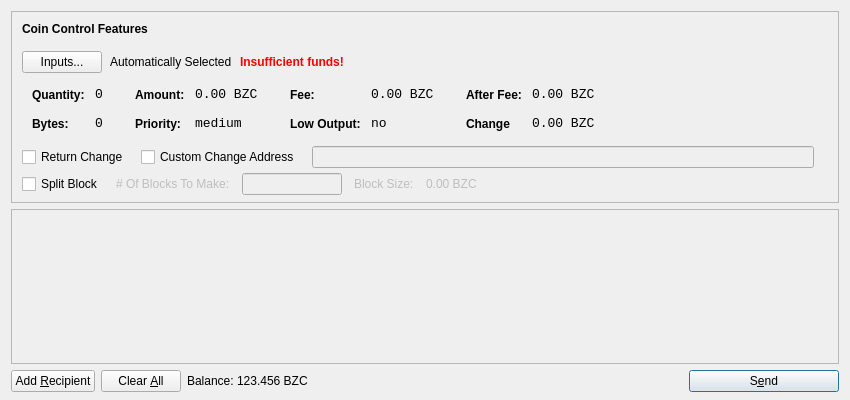
<?xml version="1.0" encoding="UTF-8"?>
<ui version="4.0">
 <class>SendCoinsDialog</class>
 <widget class="QDialog" name="SendCoinsDialog">
  <property name="geometry">
   <rect>
    <x>0</x>
    <y>0</y>
    <width>850</width>
    <height>400</height>
   </rect>
  </property>
  <property name="windowTitle">
   <string>Send Coins</string>
  </property>
  <layout class="QVBoxLayout" name="verticalLayout" stretch="0,1,0">
   <property name="bottomMargin">
    <number>8</number>
   </property>
   <item>
    <widget class="QFrame" name="frameCoinControl">
     <property name="sizePolicy">
      <sizepolicy hsizetype="Expanding" vsizetype="Expanding">
       <horstretch>0</horstretch>
       <verstretch>0</verstretch>
      </sizepolicy>
     </property>
     <property name="maximumSize">
      <size>
       <width>16777215</width>
       <height>16777215</height>
      </size>
     </property>
     <property name="frameShape">
      <enum>QFrame::StyledPanel</enum>
     </property>
     <property name="frameShadow">
      <enum>QFrame::Sunken</enum>
     </property>
     <layout class="QVBoxLayout" name="verticalLayoutCoinControl2">
      <property name="spacing">
       <number>6</number>
      </property>
      <property name="leftMargin">
       <number>0</number>
      </property>
      <property name="topMargin">
       <number>0</number>
      </property>
      <property name="rightMargin">
       <number>0</number>
      </property>
      <property name="bottomMargin">
       <number>6</number>
      </property>
      <item>
       <layout class="QVBoxLayout" name="verticalLayoutCoinControl" stretch="0,0,0,0,1">
        <property name="spacing">
         <number>0</number>
        </property>
        <property name="leftMargin">
         <number>10</number>
        </property>
        <property name="topMargin">
         <number>10</number>
        </property>
        <item>
         <layout class="QHBoxLayout" name="horizontalLayoutCoinControl1">
          <property name="bottomMargin">
           <number>15</number>
          </property>
          <item>
           <widget class="QLabel" name="labelCoinControlFeatures">
            <property name="sizePolicy">
             <sizepolicy hsizetype="Preferred" vsizetype="Maximum">
              <horstretch>0</horstretch>
              <verstretch>0</verstretch>
             </sizepolicy>
            </property>
            <property name="font">
             <font>
              <weight>75</weight>
              <bold>true</bold>
             </font>
            </property>
            <property name="styleSheet">
             <string notr="true">font-weight:bold;</string>
            </property>
            <property name="text">
             <string>Coin Control Features</string>
            </property>
           </widget>
          </item>
         </layout>
        </item>
        <item>
         <layout class="QHBoxLayout" name="horizontalLayoutCoinControl2" stretch="0,0,0,0">
          <property name="spacing">
           <number>8</number>
          </property>
          <property name="bottomMargin">
           <number>10</number>
          </property>
          <item>
           <widget class="QPushButton" name="pushButtonCoinControl">
            <property name="styleSheet">
             <string notr="true"/>
            </property>
            <property name="text">
             <string>Inputs...</string>
            </property>
           </widget>
          </item>
          <item>
           <widget class="QLabel" name="labelCoinControlAutomaticallySelected">
            <property name="text">
             <string>Automatically Selected</string>
            </property>
            <property name="margin">
             <number>5</number>
            </property>
           </widget>
          </item>
          <item>
           <widget class="QLabel" name="labelCoinControlInsuffFunds">
            <property name="font">
             <font>
              <weight>75</weight>
              <bold>true</bold>
             </font>
            </property>
            <property name="styleSheet">
             <string notr="true">color:red;font-weight:bold;</string>
            </property>
            <property name="text">
             <string>Insufficient funds!</string>
            </property>
            <property name="margin">
             <number>5</number>
            </property>
           </widget>
          </item>
          <item>
           <spacer name="horizontalSpacerCoinControl">
            <property name="orientation">
             <enum>Qt::Horizontal</enum>
            </property>
            <property name="sizeHint" stdset="0">
             <size>
              <width>40</width>
              <height>1</height>
             </size>
            </property>
           </spacer>
          </item>
         </layout>
        </item>
        <item>
         <widget class="QWidget" name="widgetCoinControl" native="true">
          <property name="sizePolicy">
           <sizepolicy hsizetype="Preferred" vsizetype="Preferred">
            <horstretch>0</horstretch>
            <verstretch>0</verstretch>
           </sizepolicy>
          </property>
          <property name="minimumSize">
           <size>
            <width>0</width>
            <height>0</height>
           </size>
          </property>
          <property name="styleSheet">
           <string notr="true"/>
          </property>
          <layout class="QHBoxLayout" name="horizontalLayoutCoinControl5">
           <property name="margin">
            <number>0</number>
           </property>
           <item>
            <layout class="QHBoxLayout" name="horizontalLayoutCoinControl3" stretch="0,0,0,1">
             <property name="spacing">
              <number>20</number>
             </property>
             <property name="topMargin">
              <number>0</number>
             </property>
             <property name="bottomMargin">
              <number>10</number>
             </property>
             <item>
              <layout class="QFormLayout" name="formLayoutCoinControl1">
               <property name="horizontalSpacing">
                <number>10</number>
               </property>
               <property name="verticalSpacing">
                <number>14</number>
               </property>
               <property name="leftMargin">
                <number>10</number>
               </property>
               <property name="topMargin">
                <number>4</number>
               </property>
               <property name="rightMargin">
                <number>6</number>
               </property>
               <item row="0" column="0">
                <widget class="QLabel" name="labelCoinControlQuantityText">
                 <property name="styleSheet">
                  <string notr="true">font-weight:bold;</string>
                 </property>
                 <property name="text">
                  <string>Quantity:</string>
                 </property>
                 <property name="margin">
                  <number>0</number>
                 </property>
                </widget>
               </item>
               <item row="0" column="1">
                <widget class="QLabel" name="labelCoinControlQuantity">
                 <property name="font">
                  <font>
                   <family>Monospace</family>
                   <pointsize>10</pointsize>
                  </font>
                 </property>
                 <property name="cursor">
                  <cursorShape>IBeamCursor</cursorShape>
                 </property>
                 <property name="contextMenuPolicy">
                  <enum>Qt::ActionsContextMenu</enum>
                 </property>
                 <property name="text">
                  <string>0</string>
                 </property>
                 <property name="margin">
                  <number>0</number>
                 </property>
                 <property name="textInteractionFlags">
                  <set>Qt::LinksAccessibleByMouse|Qt::TextSelectableByKeyboard|Qt::TextSelectableByMouse</set>
                 </property>
                </widget>
               </item>
               <item row="1" column="0">
                <widget class="QLabel" name="labelCoinControlBytesText">
                 <property name="styleSheet">
                  <string notr="true">font-weight:bold;</string>
                 </property>
                 <property name="text">
                  <string>Bytes:</string>
                 </property>
                </widget>
               </item>
               <item row="1" column="1">
                <widget class="QLabel" name="labelCoinControlBytes">
                 <property name="font">
                  <font>
                   <family>Monospace</family>
                   <pointsize>10</pointsize>
                  </font>
                 </property>
                 <property name="cursor">
                  <cursorShape>IBeamCursor</cursorShape>
                 </property>
                 <property name="contextMenuPolicy">
                  <enum>Qt::ActionsContextMenu</enum>
                 </property>
                 <property name="text">
                  <string>0</string>
                 </property>
                 <property name="textInteractionFlags">
                  <set>Qt::LinksAccessibleByMouse|Qt::TextSelectableByKeyboard|Qt::TextSelectableByMouse</set>
                 </property>
                </widget>
               </item>
              </layout>
             </item>
             <item>
              <layout class="QFormLayout" name="formLayoutCoinControl2">
               <property name="horizontalSpacing">
                <number>10</number>
               </property>
               <property name="verticalSpacing">
                <number>14</number>
               </property>
               <property name="leftMargin">
                <number>6</number>
               </property>
               <property name="topMargin">
                <number>4</number>
               </property>
               <property name="rightMargin">
                <number>6</number>
               </property>
               <item row="0" column="0">
                <widget class="QLabel" name="labelCoinControlAmountText">
                 <property name="styleSheet">
                  <string notr="true">font-weight:bold;</string>
                 </property>
                 <property name="text">
                  <string>Amount:</string>
                 </property>
                 <property name="margin">
                  <number>0</number>
                 </property>
                </widget>
               </item>
               <item row="0" column="1">
                <widget class="QLabel" name="labelCoinControlAmount">
                 <property name="font">
                  <font>
                   <family>Monospace</family>
                   <pointsize>10</pointsize>
                  </font>
                 </property>
                 <property name="cursor">
                  <cursorShape>IBeamCursor</cursorShape>
                 </property>
                 <property name="contextMenuPolicy">
                  <enum>Qt::ActionsContextMenu</enum>
                 </property>
                 <property name="text">
                  <string>0.00 BZC</string>
                 </property>
                 <property name="textInteractionFlags">
                  <set>Qt::LinksAccessibleByMouse|Qt::TextSelectableByKeyboard|Qt::TextSelectableByMouse</set>
                 </property>
                </widget>
               </item>
               <item row="1" column="0">
                <widget class="QLabel" name="labelCoinControlPriorityText">
                 <property name="styleSheet">
                  <string notr="true">font-weight:bold;</string>
                 </property>
                 <property name="text">
                  <string>Priority:</string>
                 </property>
                </widget>
               </item>
               <item row="1" column="1">
                <widget class="QLabel" name="labelCoinControlPriority">
                 <property name="font">
                  <font>
                   <family>Monospace</family>
                   <pointsize>10</pointsize>
                  </font>
                 </property>
                 <property name="cursor">
                  <cursorShape>IBeamCursor</cursorShape>
                 </property>
                 <property name="contextMenuPolicy">
                  <enum>Qt::ActionsContextMenu</enum>
                 </property>
                 <property name="text">
                  <string>medium</string>
                 </property>
                 <property name="textInteractionFlags">
                  <set>Qt::LinksAccessibleByMouse|Qt::TextSelectableByKeyboard|Qt::TextSelectableByMouse</set>
                 </property>
                </widget>
               </item>
              </layout>
             </item>
             <item>
              <layout class="QFormLayout" name="formLayoutCoinControl3">
               <property name="horizontalSpacing">
                <number>10</number>
               </property>
               <property name="verticalSpacing">
                <number>14</number>
               </property>
               <property name="leftMargin">
                <number>6</number>
               </property>
               <property name="topMargin">
                <number>4</number>
               </property>
               <property name="rightMargin">
                <number>6</number>
               </property>
               <item row="0" column="0">
                <widget class="QLabel" name="labelCoinControlFeeText">
                 <property name="styleSheet">
                  <string notr="true">font-weight:bold;</string>
                 </property>
                 <property name="text">
                  <string>Fee:</string>
                 </property>
                 <property name="margin">
                  <number>0</number>
                 </property>
                </widget>
               </item>
               <item row="0" column="1">
                <widget class="QLabel" name="labelCoinControlFee">
                 <property name="font">
                  <font>
                   <family>Monospace</family>
                   <pointsize>10</pointsize>
                  </font>
                 </property>
                 <property name="cursor">
                  <cursorShape>IBeamCursor</cursorShape>
                 </property>
                 <property name="contextMenuPolicy">
                  <enum>Qt::ActionsContextMenu</enum>
                 </property>
                 <property name="text">
                  <string>0.00 BZC</string>
                 </property>
                 <property name="textInteractionFlags">
                  <set>Qt::LinksAccessibleByMouse|Qt::TextSelectableByKeyboard|Qt::TextSelectableByMouse</set>
                 </property>
                </widget>
               </item>
               <item row="1" column="0">
                <widget class="QLabel" name="labelCoinControlLowOutputText">
                 <property name="styleSheet">
                  <string notr="true">font-weight:bold;</string>
                 </property>
                 <property name="text">
                  <string>Low Output:</string>
                 </property>
                </widget>
               </item>
               <item row="1" column="1">
                <widget class="QLabel" name="labelCoinControlLowOutput">
                 <property name="font">
                  <font>
                   <family>Monospace</family>
                   <pointsize>10</pointsize>
                  </font>
                 </property>
                 <property name="cursor">
                  <cursorShape>IBeamCursor</cursorShape>
                 </property>
                 <property name="contextMenuPolicy">
                  <enum>Qt::ActionsContextMenu</enum>
                 </property>
                 <property name="text">
                  <string>no</string>
                 </property>
                 <property name="textInteractionFlags">
                  <set>Qt::LinksAccessibleByMouse|Qt::TextSelectableByKeyboard|Qt::TextSelectableByMouse</set>
                 </property>
                </widget>
               </item>
              </layout>
             </item>
             <item>
              <layout class="QFormLayout" name="formLayoutCoinControl4">
               <property name="fieldGrowthPolicy"> 
                 <enum>QFormLayout::AllNonFixedFieldsGrow</enum> 
                </property>			  
               <property name="horizontalSpacing">
                <number>10</number>
               </property>
               <property name="verticalSpacing">
                <number>14</number>
               </property>
               <property name="leftMargin">
                <number>6</number>
               </property>
               <property name="topMargin">
                <number>4</number>
               </property>
               <property name="rightMargin">
                <number>6</number>
               </property>
               <item row="0" column="0">
                <widget class="QLabel" name="labelCoinControlAfterFeeText">
                 <property name="styleSheet">
                  <string notr="true">font-weight:bold;</string>
                 </property>
                 <property name="text">
                  <string>After Fee:</string>
                 </property>
                 <property name="margin">
                  <number>0</number>
                 </property>
                </widget>
               </item>
               <item row="0" column="1">
                <widget class="QLabel" name="labelCoinControlAfterFee">
                 <property name="font">
                  <font>
                   <family>Monospace</family>
                   <pointsize>10</pointsize>
                  </font>
                 </property>
                 <property name="cursor">
                  <cursorShape>IBeamCursor</cursorShape>
                 </property>
                 <property name="contextMenuPolicy">
                  <enum>Qt::ActionsContextMenu</enum>
                 </property>
                 <property name="text">
                  <string>0.00 BZC</string>
                 </property>
                 <property name="textInteractionFlags">
                  <set>Qt::LinksAccessibleByMouse|Qt::TextSelectableByKeyboard|Qt::TextSelectableByMouse</set>
                 </property>
                </widget>
               </item>
               <item row="1" column="0">
                <widget class="QLabel" name="labelCoinControlChangeText">
                 <property name="styleSheet">
                  <string notr="true">font-weight:bold;</string>
                 </property>
                 <property name="text">
                  <string>Change</string>
                 </property>
                </widget>
               </item>
               <item row="1" column="1">
                <widget class="QLabel" name="labelCoinControlChange">
                 <property name="font">
                  <font>
                   <family>Monospace</family>
                   <pointsize>10</pointsize>
                  </font>
                 </property>
                 <property name="cursor">
                  <cursorShape>IBeamCursor</cursorShape>
                 </property>
                 <property name="contextMenuPolicy">
                  <enum>Qt::ActionsContextMenu</enum>
                 </property>
                 <property name="text">
                  <string>0.00 BZC</string>
                 </property>
                 <property name="textInteractionFlags">
                  <set>Qt::LinksAccessibleByMouse|Qt::TextSelectableByKeyboard|Qt::TextSelectableByMouse</set>
                 </property>
                </widget>
               </item>
              </layout>
             </item>
            </layout>
           </item>
          </layout>
         </widget>
        </item>
        <item>
        <layout class="QHBoxLayout" name="horizontalLayoutCoinControl4" stretch="0,0,0,0">
          <property name="spacing">
           <number>12</number>
          </property>
          <property name="sizeConstraint">
           <enum>QLayout::SetDefaultConstraint</enum>
          </property>
          <property name="topMargin">
           <number>5</number>
          </property>
          <property name="rightMargin">
           <number>5</number>
          </property>
          <item>
		  <widget class="QCheckBox" name="returnChangeCheckBox">
 		  <property name="text">
 		  <string>Return Change</string>
 		  </property>
		  </widget>
 		  </item>
 		  <item>		  
           <widget class="QCheckBox" name="checkBoxCoinControlChange">
            <property name="text">
             <string>Custom Change Address</string>
            </property>
           </widget>
          </item>
          <item>
           <widget class="QLineEdit" name="lineEditCoinControlChange">
            <property name="enabled">
             <bool>false</bool>
            </property>
            <property name="sizePolicy">
             <sizepolicy hsizetype="Expanding" vsizetype="Fixed">
              <horstretch>0</horstretch>
              <verstretch>0</verstretch>
             </sizepolicy>
            </property>
           </widget>
          </item>
          <item>
           <widget class="QLabel" name="labelCoinControlChangeLabel">
            <property name="sizePolicy">
             <sizepolicy hsizetype="Preferred" vsizetype="Expanding">
              <horstretch>0</horstretch>
              <verstretch>0</verstretch>
             </sizepolicy>
            </property>
            <property name="minimumSize">
             <size>
              <width>0</width>
              <height>0</height>
             </size>
            </property>
            <property name="text">
             <string/>
            </property>
            <property name="margin">
             <number>3</number>
            </property>
           </widget>
          </item>
         </layout>
        </item>
        <item>
         <layout class="QHBoxLayout" name="horizontalLayoutCoinControl4a" stretch="0,0,0,0">
           <property name="alignment" >
          <set>Qt::AlignLeft</set>
           </property>
           <property name="spacing">
            <number>12</number>
           </property>
           <property name="sizeConstraint">
            <enum>QLayout::SetDefaultConstraint</enum>
           </property>
           <property name="topMargin">
            <number>5</number>
           </property>
           <property name="rightMargin">
            <number>5</number>
           </property>
            <item> 
            <widget class="QCheckBox" name="splitBlockCheckBox"> 
             <property name="text"> 
              <string>Split Block</string> 
             </property> 
            </widget> 
           </item> 
           <item> 
            <widget class="QLabel" name="labelBlocksToMakeText"> 
             <property name="enabled"> 
              <bool>false</bool> 
             </property> 
             <property name="text"> 
              <string># Of Blocks To Make:</string> 
             </property> 
            </widget> 
           </item>
           <item> 
            <widget class="QLineEdit" name="splitBlockLineEdit"> 
             <property name="enabled"> 
              <bool>false</bool> 
             </property> 
             <property name="sizePolicy"> 
              <sizepolicy hsizetype="Fixed" vsizetype="Fixed"> 
               <horstretch>0</horstretch> 
               <verstretch>0</verstretch> 
              </sizepolicy> 
             </property> 
             <property name="maximumSize"> 
              <size> 
               <width>100</width> 
               <height>16777215</height> 
              </size> 
             </property> 
            </widget> 
           </item> 
           <item> 
            <widget class="QLabel" name="labelBlockSizeText"> 
             <property name="enabled"> 
              <bool>false</bool> 
             </property> 
             <property name="text"> 
              <string>Block Size:</string> 
             </property> 
            </widget> 
           </item> 
           <item> 
            <widget class="QLabel" name="labelBlockSize"> 
             <property name="enabled"> 
              <bool>false</bool> 
             </property> 
             <property name="text"> 
              <string>0.00 BZC</string> 
             </property>
            </widget> 
            </item>
          </layout>
         </item>
         <item>		
         <spacer name="verticalSpacerCoinControl">
          <property name="orientation">
           <enum>Qt::Vertical</enum>
          </property>
          <property name="sizeHint" stdset="0">
           <size>
            <width>800</width>
            <height>1</height>
           </size>
          </property>
         </spacer>
        </item>
       </layout>
      </item>
     </layout>
    </widget>
   </item>
   <item>
    <widget class="QScrollArea" name="scrollArea">
     <property name="widgetResizable">
      <bool>true</bool>
     </property>
     <widget class="QWidget" name="scrollAreaWidgetContents">
      <property name="geometry">
       <rect>
        <x>0</x>
        <y>0</y>
        <width>830</width>
        <height>172</height>
       </rect>
      </property>
      <layout class="QVBoxLayout" name="verticalLayout_2">
       <property name="margin">
        <number>0</number>
       </property>
       <item>
        <layout class="QVBoxLayout" name="entries">
         <property name="spacing">
          <number>6</number>
         </property>
        </layout>
       </item>
       <item>
        <spacer name="verticalSpacer">
         <property name="orientation">
          <enum>Qt::Vertical</enum>
         </property>
         <property name="sizeHint" stdset="0">
          <size>
           <width>20</width>
           <height>40</height>
          </size>
         </property>
        </spacer>
       </item>
      </layout>
     </widget>
    </widget>
   </item>
   <item>
    <layout class="QHBoxLayout" name="horizontalLayout">
     <item>
      <widget class="QPushButton" name="addButton">
       <property name="toolTip">
        <string>Send to multiple recipients at once</string>
       </property>
       <property name="text">
        <string>Add &amp;Recipient</string>
       </property>
       <property name="icon">
        <iconset resource="../bitcoin.qrc">
         <normaloff>:/icons/add</normaloff>:/icons/add</iconset>
       </property>
       <property name="autoDefault">
        <bool>false</bool>
       </property>
      </widget>
     </item>
     <item>
      <widget class="QPushButton" name="clearButton">
       <property name="sizePolicy">
        <sizepolicy hsizetype="Minimum" vsizetype="Fixed">
         <horstretch>0</horstretch>
         <verstretch>0</verstretch>
        </sizepolicy>
       </property>
       <property name="toolTip">
        <string>Remove all transaction fields</string>
       </property>
       <property name="text">
        <string>Clear &amp;All</string>
       </property>
       <property name="icon">
        <iconset resource="../bitcoin.qrc">
         <normaloff>:/icons/remove</normaloff>:/icons/remove</iconset>
       </property>
       <property name="autoRepeatDelay">
        <number>300</number>
       </property>
       <property name="autoDefault">
        <bool>false</bool>
       </property>
      </widget>
     </item>
     <item>
      <layout class="QHBoxLayout" name="horizontalLayout_2">
       <property name="spacing">
        <number>3</number>
       </property>
       <item>
        <widget class="QLabel" name="label">
         <property name="sizePolicy">
          <sizepolicy hsizetype="Preferred" vsizetype="Fixed">
           <horstretch>0</horstretch>
           <verstretch>0</verstretch>
          </sizepolicy>
         </property>
         <property name="text">
          <string>Balance:</string>
         </property>
        </widget>
       </item>
       <item>
        <widget class="QLabel" name="labelBalance">
         <property name="sizePolicy">
          <sizepolicy hsizetype="Preferred" vsizetype="Fixed">
           <horstretch>0</horstretch>
           <verstretch>0</verstretch>
          </sizepolicy>
         </property>
         <property name="cursor">
          <cursorShape>IBeamCursor</cursorShape>
         </property>
         <property name="text">
          <string>123.456 BZC</string>
         </property>
         <property name="textInteractionFlags">
          <set>Qt::LinksAccessibleByMouse|Qt::TextSelectableByKeyboard|Qt::TextSelectableByMouse</set>
         </property>
        </widget>
       </item>
      </layout>
     </item>
     <item>
      <spacer name="horizontalSpacer">
       <property name="orientation">
        <enum>Qt::Horizontal</enum>
       </property>
       <property name="sizeHint" stdset="0">
        <size>
         <width>40</width>
         <height>20</height>
        </size>
       </property>
      </spacer>
     </item>
     <item>
      <widget class="QPushButton" name="sendButton">
       <property name="minimumSize">
        <size>
         <width>150</width>
         <height>0</height>
        </size>
       </property>
       <property name="toolTip">
        <string>Confirm the send action</string>
       </property>
       <property name="text">
        <string>S&amp;end</string>
       </property>
       <property name="icon">
        <iconset resource="../bitcoin.qrc">
         <normaloff>:/icons/send</normaloff>:/icons/send</iconset>
       </property>
       <property name="default">
        <bool>true</bool>
       </property>
      </widget>
     </item>
    </layout>
   </item>
  </layout>
 </widget>
 <resources>
  <include location="../bitcoin.qrc"/>
 </resources>
 <connections/>
</ui>
